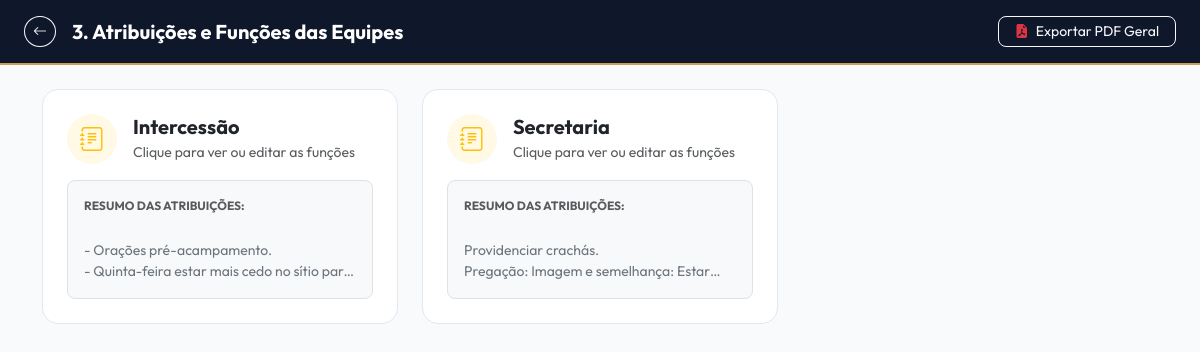
The page /equipe-atribuicoes.php?edicao_id=2 on the database as committed earlier.
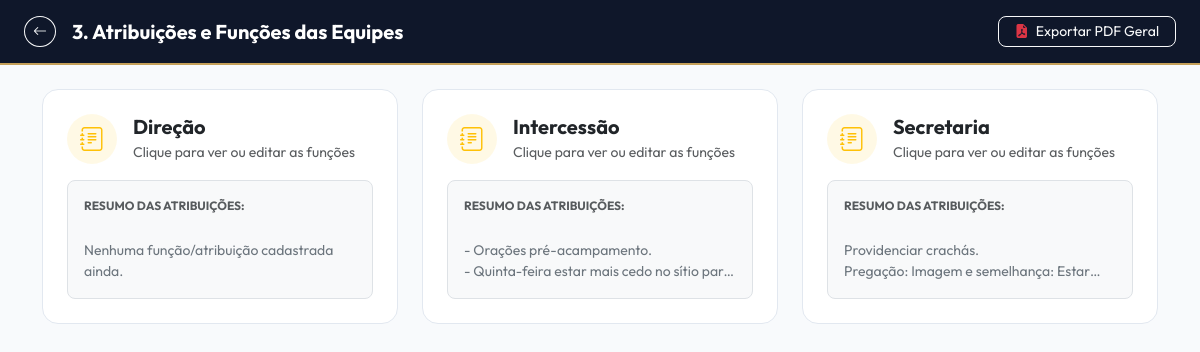
The same page on the database as committed later.
### tables this page shows
CREATE TABLE `equipes_trabalho` (
  `id` int(11) NOT NULL,
  `edicao_id` int(11) NOT NULL,
  `nome` varchar(100) NOT NULL,
  `atribuicoes` text DEFAULT NULL,
  `criado_em` timestamp NOT NULL DEFAULT current_timestamp()
);

### equipe-atribuicoes.php (the view, shortened to what this page needs)
<?php
require_once 'config/database.php';
$edicao_id = isset($_GET['edicao_id']) ? intval($_GET['edicao_id']) : 0;
$edicao_inativa = false;
$stmt = $conn->prepare("SELECT * FROM equipes_trabalho WHERE edicao_id = ? ORDER BY nome ASC");
$stmt->bind_param("i", $edicao_id);
$stmt->execute();
$equipes = $stmt->get_result()->fetch_all(MYSQLI_ASSOC);
?>
<!DOCTYPE html>
<html lang="pt-br">
<head>
    <link href="https://cdn.jsdelivr.net/npm/bootstrap@5.3.0/dist/css/bootstrap.min.css" rel="stylesheet">
    <link rel="stylesheet" href="https://cdn.jsdelivr.net/npm/bootstrap-icons@1.11.0/font/bootstrap-icons.css">
</head>
<body>
    <header class="topbar-efata py-3 px-4 d-flex align-items-center justify-content-between sticky-top">
        <div class="d-flex align-items-center gap-3">
            <a href="equipe-hub.php?edicao_id=<?= $edicao_id ?>" class="btn btn-sm btn-outline-light rounded-circle">
                <i class="bi bi-arrow-left"></i>
            </a>
            <h5 class="fw-bold m-0 text-white">3. Atribuições e Funções das Equipes</h5>
        </div>
        <div>
            <a href="pdf-funcoes-equipe.php?edicao_id=<?= $edicao_id ?>" target="_blank" class="btn btn-outline-light btn-sm px-3 rounded-3">
                <i class="bi bi-file-earmark-pdf-fill text-danger me-1"></i> Exportar PDF Geral
            </a>
        </div>
    </header>
    <main class="container py-4">
        <div class="row g-4">
            <?php if (empty($equipes)): ?>
                <div class="col-12 text-center py-5 text-muted">
                    <h5>Nenhuma equipe cadastrada para esta edição.</h5>
                </div>
            <?php else: ?>
                <?php foreach ($equipes as $eq): ?>
                    <div class="col-12 col-md-6 col-lg-4">
                        <div class="card-equipe-atribuicao p-4 h-100 d-flex flex-column justify-content-between"
                             onclick='abrirModalFuncoes(<?= $eq["id"] ?>, <?= json_encode($eq["nome"]) ?>, <?= json_encode($eq["atribuicoes"] ?? "") ?>)'>
                            <div>
                                <div class="d-flex align-items-center gap-3 mb-3">
                                    <div class="rounded-circle bg-warning bg-opacity-10 p-3 text-warning d-flex align-items-center justify-content-center" style="width: 50px; height: 50px;">
                                        <i class="bi bi-journal-text fs-4"></i>
                                    </div>
                                    <div>
                                        <h5 class="fw-bold text-dark m-0"><?= htmlspecialchars($eq['nome']) ?></h5>
                                        <small class="text-muted"><?= $edicao_inativa ? 'Clique para visualizar as funções' : 'Clique para ver ou editar as funções' ?></small>
                                    </div>
                                </div>
                                <div class="bg-light p-3 rounded-3 border">
                                    <small class="fw-bold text-uppercase text-muted d-block mb-1" style="font-size: 0.75rem;">Resumo das Atribuições:</small>
                                    <p class="small text-secondary mb-0" style="display: -webkit-box; -webkit-line-clamp: 3; -webkit-box-orient: vertical; overflow: hidden; white-space: pre-line;">
                                        <?= !empty($eq['atribuicoes']) ? htmlspecialchars($eq['atribuicoes']) : 'Nenhuma função/atribuição cadastrada ainda.' ?>
                                    </p>
                                </div>
                            </div>
                        </div>
                    </div>
                <?php endforeach; ?>
            <?php endif; ?>
        </div>
    </main>
</body>
</html>

Rows that differ between the two databases and show on the page:
added equipes_trabalho: nome "Direção", shows "Nenhuma função/atribuição cadastrada ainda."
